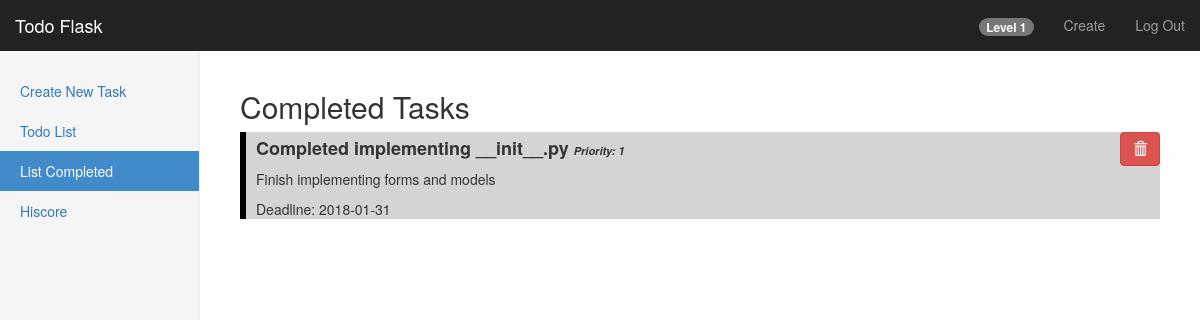
The page /dashboard/complete (signed in) on the database as committed earlier.
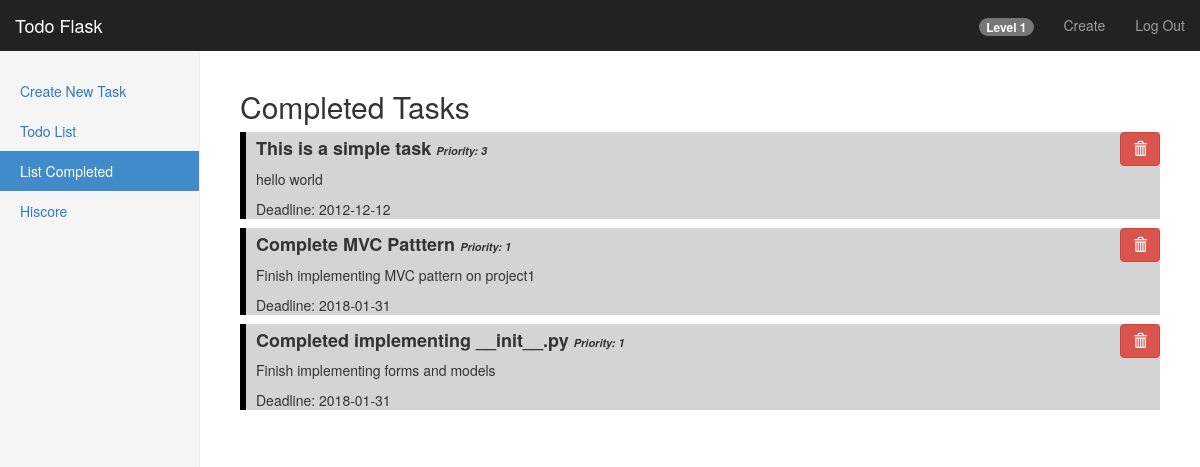
The same page on the database as committed later.
### models/task.py (models this page shows)
class Task(db.Model):
    id = db.Column(db.Integer, primary_key=True)
    user_id = db.Column(db.Integer, db.ForeignKey('user.id'))
    title = db.Column(db.String(50))
    description = db.Column(db.String(200))
    priority = db.Column(db.Integer)
    completed = db.Column(db.Integer)
    xp = db.Column(db.Integer)
    deadline = db.Column(db.Date)

### route.py (the view)
@app.route('/dashboard/complete')
@login_required
def dashboard_complete():
    tasks = Task.query.filter_by(completed='1', user_id=current_user.id).order_by(Task.priority.desc()).all()
    if (request.args.get('delete') == '1'):
        Task.query.filter_by(id=int(request.args.get('id'))).delete()
        db.session.commit()
        return redirect(url_for('dashboard_complete'))
    return render_template('/dashboard/complete.html', tasks=tasks, level=get_user_level(current_user))

### controllers/experience_controller.py (called while the page is built)
def get_user_level(current_user):
    user = Experience.query.filter_by(author=current_user).first()
    return user.level

### route.py (called while the page is built)
@login_manager.user_loader
def load_user(user_id):
    return User.query.get(int(user_id))

### templates/dashboard/complete.html (shortened to what this page needs)
{% extends "bootstrap/base.html" %}
{% import "bootstrap/wtf.html" as wtf %}
{% block styles %}
    {{super()}}
    <link rel="stylesheet" href="{{url_for('.static', filename='dashboard.css')}}">
    <link rel="stylesheet" href="{{url_for('.static', filename='dashboard-list.css')}}">
{% endblock %}
{% block content %}
    <nav class="navbar navbar-inverse navbar-fixed-top">
        <div class="container-fluid">
            <div class="navbar-header">
                <a class="navbar-brand" href="#">Todo Flask</a>
            </div>
            <div id="navbar" class="navbar-collapse collapse">
                <ul class="nav navbar-nav navbar-right">
                    <li><a><span class="badge">Level {{level}}</span></a></li>
                    <li><a href="/dashboard/create">Create</a></li>
                    <li><a href="/logout">Log Out</a></li>
                </ul>
            </div>
        </div>
    </nav>
    <div class="container-fluid">
        <div class="row">
            <div class="col-sm-3 col-md-2 sidebar">
                <ul class="nav nav-sidebar">
                    <li><a href="/dashboard/create">Create New Task</a></li>
                    <li><a href="/dashboard/list">Todo List</a></li>
                    <li class="active"><a href="/dashboard/complete">List Completed</a></li>
                    <li><a href="/dashboard/hiscore">Hiscore</a></li>
                </ul>
            </div>
            <div class="col-sm-9 col-sm-offset-3 col-md-10 col-md-offset-2 main">
                <h2>Completed Tasks</h2>
                {% for task in tasks %}
                    <div class="header-title">
                        <a href="/dashboard/list?delete=1&id={{task.id}}" class="pull-right btn btn-danger btn-small">
                            <span class="glyphicon glyphicon-trash"></span>
                        </a>
                        <h4>{{task.title}} <span class="small-text">Priority: {{task.priority}}</span></h4>
                        <p>{{task.description}}</p>
                        <p>Deadline: {{task.deadline}}</p>
                    </div>
                {% endfor %}
            </div>
        </div>
    </div>
{% endblock %}

### static/dashboard.css (style rules this page uses)
body { padding-top: 50px; }
.navbar-fixed-top { border: 0; }
.sidebar { display: none; }
@media (min-width: 768px) { .sidebar { position: fixed; top: 51px; bottom: 0; left: 0; z-index: 1000; display: block; padding: 20px; overflow-x: hidden; overflow-y: auto; background-color: #f5f5f5; border-right: 1px solid #eee; } }
.nav-sidebar { margin-right: -21px; margin-bottom: 20px; margin-left: -20px; }
.nav-sidebar > li > a { padding-right: 20px; padding-left: 20px; }
.nav-sidebar > .active > a, .nav-sidebar > .active > a:hover, .nav-sidebar > .active > a:focus { color: #fff; background-color: #428bca; }
.main { padding: 20px; }
@media (min-width: 768px) { .main { padding-right: 40px; padding-left: 40px; } }

### static/dashboard-list.css (style rules this page uses)
.header-title { border-left: 6px solid #000000; background: #d4d4d4; height: auto; margin: -1px 0; }
.header-title > h4 { font-weight: 700; margin-left: 10px; padding-top: 7px; }
.header-title > p { margin-left: 10px; }
.small-text { font-size: 11px; font-style: italic; }

Rows that differ between the two databases and show on the page:
added Task: title "This is a simple task", priority "3", description "hello world", deadline "2012-12-12"
now on this page (row edited): Task: title "Complete MVC Patttern", priority "1", description "Finish implementing MVC pattern on project1", deadline "2018-01-31"
